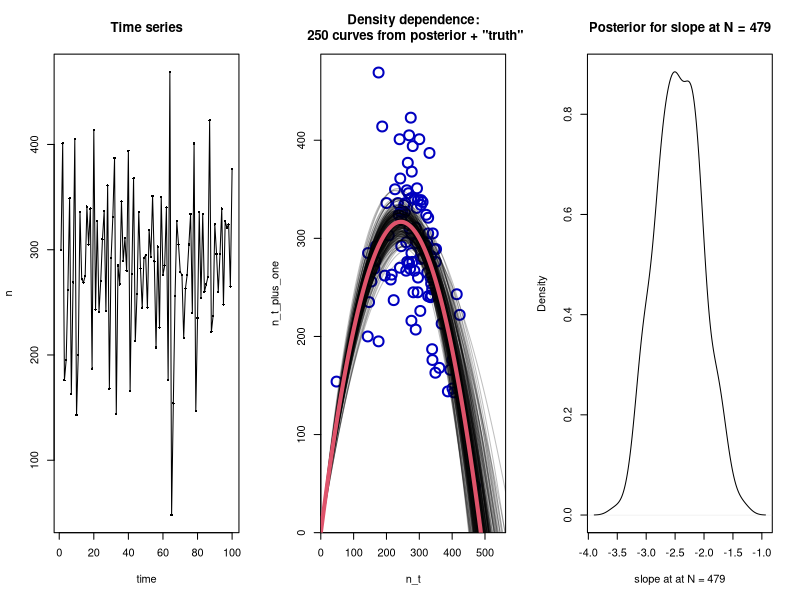

Write the R code that produced this figure.
library(MASS) # for mvrnorm


l = 100      # length of time series
KK = 300     # carrying capacity ("K" is for kernel below)
r = 1.6      # population growth rate

# Simulate time series
n = integer(l)
n[1] = KK
for(i in 1:(l - 1)){
  expected = n[i] + r * n[i] * (1 - n[i] / KK)
  expected.plus.noise = if(expected == 0){
    0
  }else{
    max(0, rnorm(1, expected, 50))
  }
  n[i + 1] = rpois(1, expected.plus.noise)
}

d = data.frame(n_t = n[-l], n_t_plus_one = n[-1])
# plot the time series




# Gaussian process regression ---------------------------------------------

# Code based on Carl Boettiger's Cholesky method
# https://github.com/cboettig/nonparametric-bayes/blob/master/R/gp_fit.R


# Add (0,0) as a "data" point: extinction is forever
x = c(0, d[[1]])
y = c(0, d[[2]]) - mean(d[[2]])

# Range of values to plot
x_seq = seq(0, max(d) * 1.2, length = 1000)

process_noise = 100  # populations can fluctuate this much for non-density reasons
lengthscale = max(d) * 5   # Very smooth function: values should be similar across a broad range
sigma_f = 1E9        # very flat prior: function can go anywhere.

## Squared exponential kernel
SE <- function(Xi,Xj, l=lengthscale) sigma_f * exp(-0.5 * (Xi - Xj)^2 / lengthscale^2)
covar <- function(X, Y) outer(X, Y, SE, lengthscale) 
K <- covar(x, x)
I <-  diag(1, length(x))
I[1, 1] = 1E-5 # No process noise for fact that curve goes though (0,0)
K_altered = K + process_noise ^ 2 * I

# Cholesky decomposition method
L <- t(chol(K_altered))
alpha <- solve(t(L), solve(L, y))
k_star <- covar(x, x_seq)


mu <- t(k_star) %*% alpha + mean(d[[2]]) # Expected values along x_seq
v <- solve(L, k_star)
var <- covar(x_seq,x_seq) - t(v) %*% v # Correlated uncertainty along x_seq


# Can use loglik to optimize process_noise, lengthscale, and sigma_f
loglik <- -.5 * t(y) %*% alpha - sum(log(diag(L))) - length(n) * log(2 * pi) / 2


# Examples of possible density dependence relationships from model's posterior
sample_curves = t(mvrnorm(250, mu, covar(x_seq,x_seq) - t(v) %*% v))



# plots -------------------------------------------------------------------
par(mfrow = c(1, 3))

# Plot 1
plot(n, type = "o", xlab = "time", cex = .5, pch = 16, main = "Time series")

# Plot 2
plot(
  d, 
  xlim = c(0, max(x_seq)), 
  ylim = c(0, max(d)) * 1.04, 
  pch = 1, 
  xaxs = "i", 
  yaxs = "i", 
  col = "#0000C0",
  lwd = 2,
  cex = 2,
  main = "Density dependence:\n 250 curves from posterior + \"truth\""
)
# Spaghetti lines showing possible density dependence curves
matplot(
  x_seq, 
  sample_curves, 
  type = "l",
  lty = 1,
  add = TRUE,
  col = "#00000040",
  lwd = 1
)
# "True" relationship in red
curve(
  x + r * x * (1 - x / KK), 
  add = TRUE, 
  col = 2, 
  lwd = 4, 
  from = 0, 
  to = max(x_seq)
)

# Plot 3
slopes = (sample_curves[851, ] - sample_curves[850, ]) / (x_seq[851] - x_seq[850])
plot(
  density(slopes),
  xlab = paste("slope at at N =", round(mean(x_seq[850:851]))),
  main = paste("Posterior for slope at N =", round(mean(x_seq[850:851])))
)
abline(v = 0, col = 2, lwd = 2)
